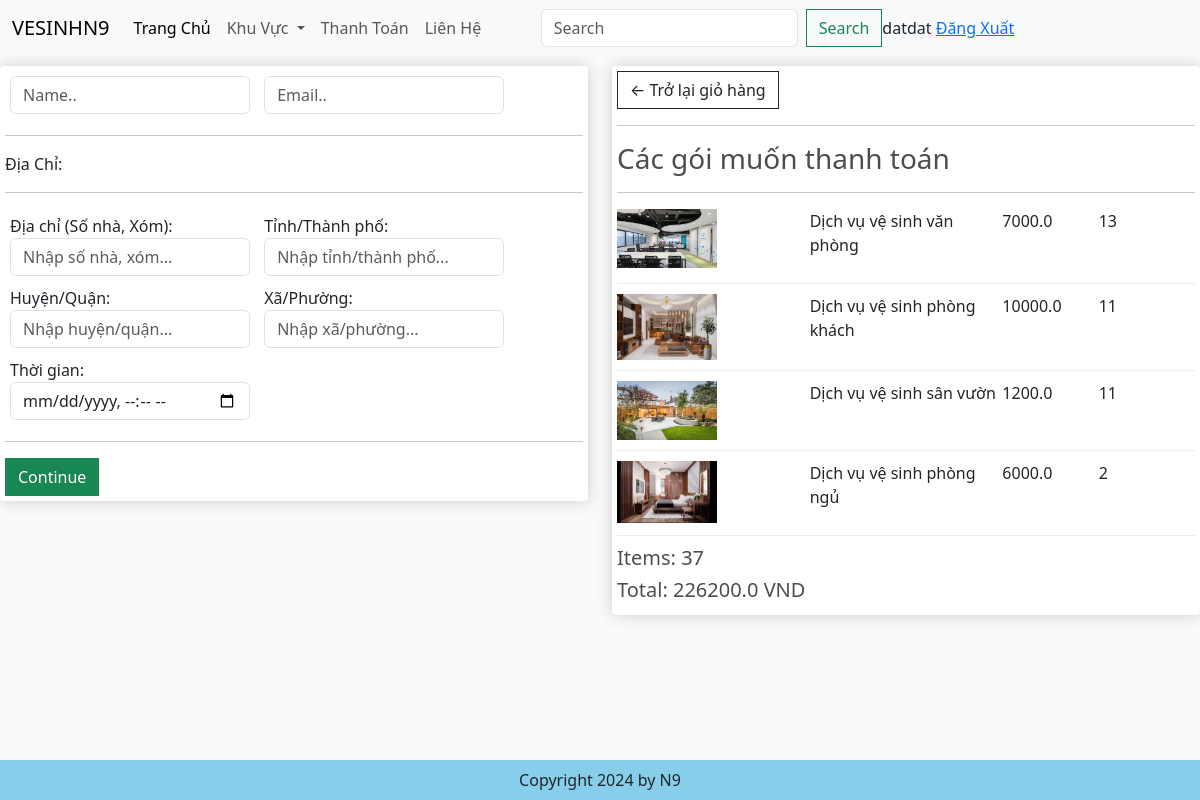
Screenshot of /checkout/ (signed in) with the database file from the repository.
### app/models.py (models this page shows, shortened)
class Order_nhanvien(models.Model):
     nhanvien = models.ForeignKey(Nhanvien,on_delete=models.SET_NULL,null=True,blank=True)
     order = models.ForeignKey(Order,on_delete=models.SET_NULL,null=True,blank=True)
     dientich=models.IntegerField(default=0, null=True, blank=True)
     date_added = models.DateTimeField(auto_now_add=True)
     @property
     def get_total(self):
          total = float(self.nhanvien.price) * float(self.dientich)
          return total

class Nhanvien(models.Model): #sanpham
     category = models.ManyToManyField(Category, related_name='nhanvien')
     name = models.CharField(max_length=200,null=True)
     price = models.CharField(max_length=200, null=False, default="0")
     image = models.ImageField(null=True,blank=True)
     detail = models.TextField(null=True,blank=True)
     @property
     def imageurl(self):
        try:
            return self.image.url
        except ValueError:
            return ''

class Order(models.Model): #t
     customer = models.ForeignKey(User,on_delete=models.SET_NULL,null=True,blank=True)
     date_order = models.DateTimeField(auto_now_add=True)
     complete = models.BooleanField(default=False,null=True,blank=False)
     transaction_id = models.CharField(max_length=200,null=True)
     @property
     def get_cart_items(self):
        order_nhanviens = self.order_nhanvien_set.all()  # Đảm bảo là `order_nhanvien_set` chứ không phải `ordernhanvien_set`
        total_area = sum([item.dientich for item in order_nhanviens])  # Tổng diện tích
        return total_area
     @property
     def get_cart_total(self):
        order_nhanviens = self.order_nhanvien_set.all()  # Đảm bảo là `order_nhanvien_set` chứ không phải `ordernhanvien_set`
        total_value = sum([item.get_total for item in order_nhanviens])  # Tổng giá trị
        return total_value

### app/views.py (the view)
# urls.py: path('checkout/', views.checkout, name="checkout"), #thanh toán
def checkout(request):#thanh toan
    if request.user.is_authenticated:
        customer = request.user
        order, created= Order.objects.get_or_create(customer= customer,complete=False)
        items= order.order_nhanvien_set.all()
        user_not_login ="hidden"
        user_login ="show"
    else:
        items=[]
        order={'get_cart_items':0,'get_cart_total':0}
        user_not_login ="show"
        user_login ="hidden"
    context= {'items':items,'order':order, 'user_not_login':user_not_login, 'user_login':user_login}
    return render(request, 'app/checkout.html', context)

### app/templates/app/checkout.html (shortened to what this page needs)
{% extends 'app/base.html' %}
{% load static %}
{% block content_checkout %}
     <div class="row">
		<div class="col-lg-6">
			<div class="box-element" id="form-wrapper">
				<form id="form">
					<div id="user-info">
						<div class="form-field">
							<input required class="form-control" type="text" name="name" placeholder="Name..">
						</div>
						<div class="form-field">
							<input required class="form-control" type="email" name="email" placeholder="Email..">
						</div>
					</div>
					<div id="shipping-info">
						<hr>
						<p>Địa Chỉ:</p>
						<hr>
                        <div class="form-field">
                          <label for="address">Địa chỉ (Số nhà, Xóm):</label>
                          <input class="form-control" type="text" id="address" name="address" placeholder="Nhập số nhà, xóm...">
                        </div>
                        <div class="form-field">
    <label for="province">Tỉnh/Thành phố:</label>
    <input class="form-control" type="text" id="province" name="province" placeholder="Nhập tỉnh/thành phố...">
                        </div>
                        <div class="form-field">
                         <label for="district">Huyện/Quận:</label>
                         <input class="form-control" type="text" id="district" name="district" placeholder="Nhập huyện/quận...">
                        </div>
                        <div class="form-field">
                         <label for="ward">Xã/Phường:</label>
                         <input class="form-control" type="text" id="ward" name="ward" placeholder="Nhập xã/phường...">
                        </div>
                        <div class="form-field">
                         <label for="datetime">Thời gian:</label>
                         <input class="form-control" type="datetime-local" id="datetime" name="datetime">
                        </div>
					</div>
					<hr>
					<input id="form-button" class="btn btn-success btn-block" type="submit" value="Continue">
				</form>
			</div>
			<br>
		</div>
		<div class="col-lg-6">
			<div class="box-element">
				<a  class="btn btn-outline-dark" href="{% url 'cart' %}">&#x2190; Trở lại giỏ hàng</a>
				<hr>
				<h3>Các gói muốn thanh toán</h3>
				<hr>
				{% for  item in items  %}
				<div class="cart-row">
					<div style="flex:2"><img class="row-image" src="{{item.nhanvien.imageurl}}"></div>
					<div style="flex:2"><p>{{item.nhanvien.name}}</p></div>
					<div style="flex:1"><p>{{item.nhanvien.price}}</p></div>
					<div style="flex:1"><p>{{item.dientich}}</p></div>
				</div>
				{% endfor %}
				<h5>Items:  {{order.get_cart_items}}</h5>
				<h5>Total:  {{order.get_cart_total}} VND</h5>
			</div>
		</div>
	</div>
{% endblock content_checkout %}

### app/templates/app/base.html (shortened to what this page needs)
{% load static %}
<!DOCTYPE html>
<html>
    <head>
        <link href="https://cdn.jsdelivr.net/npm/bootstrap@5.3.3/dist/css/bootstrap.min.css" rel="stylesheet">
        <link href-"{% static 'app/css/style.css' %}" rel="stylesheet" />
        <link href-"{% static 'app/css/owl.carousel.min.css' %}" rel="stylesheet" />
        <link href-"{% static 'app/css/all.min.css' %}" rel="stylesheet" />
        <link rel="stylesheet" type="text/css" href="{% static 'app/css/main.css' %}">
        <link rel="stylesheet" href="">
    </head>
    <body>
        <nav class="navbar navbar-expand-lg bg-body-tertiary">
            <div class="container-fluid">
              <a class="navbar-brand" href="{% url 'home' %}">VESINHN9</a>
              <div class="collapse navbar-collapse" id="navbarSupportedContent">
                <ul class="navbar-nav me-auto mb-2 mb-lg-0">
                  <li class="nav-item">
                    <a class="nav-link active" aria-current="page" href="{% url 'home' %}">Trang Chủ</a>
                  </li>
                  <li class="nav-item dropdown">
                    <a class="nav-link dropdown-toggle" href="#" role="button" data-bs-toggle="dropdown" aria-expanded="false">
                      Khu Vực
                    </a>
                  </li>
                  <li class="nav-item">
                    <a class="nav-link" href="{% url 'cart' %}">Thanh Toán </a>
                  </li>
                  <li class="nav-item">
                    <a class="nav-link " href="#">Liên Hệ </a>
                  </li>
                </ul>
                <form class="d-flex" role="search" method = POST action ="{% url 'search' %}">
                  <input class="form-control me-2" type="search" placeholder="Search" aria-label="Search" name = "searched">
                  <button class="btn btn-outline-success" type="submit">Search</button>
                </form>
                <div class="form-inline my-2 my-lg-0" style ="visibility: {{user_login}}">
                  <span> {{request.user}} </span>
                  <span><a href= '{% url 'logout'%}'> Đăng Xuất </span>
                </div>
          </nav>
          {% block content_checkout %}{% endblock content_checkout %}
          <footer class="container-fluid text-center fixed-bottom p-2 mt-5" style="background-color: skyblue;">
            Copyright 2024 by N9
          </footer>
    </body>
</html>

### app/static/app/css/main.css (style rules this page uses)
body { background-color: hsl(0, 0%, 98%); }
h1,h2,h3,h4,h5,h6 { color:hsl(0, 0%, 30%); }
.box-element { box-shadow:hsl(0, 0%, 80%) 0 0 16px; background-color: #fff; border-radius: 4px; padding: 5px; }
.col-lg-3, .col-lg-4, .col-lg-6, .col-lg-8, .col-lg-12 { margin-top: 10px; }
.btn { border-radius: 0; }
.row-image { width: 100px; }
.form-field { width:250px; display: inline-block; padding: 5px; }
.cart-row { display: flex; align-items: flex-stretch; padding-bottom: 10px; margin-bottom: 10px; border-bottom: 1px solid #ececec; }

### rows the page displays
Order_nhanvien: nhanvien.imageurl (picture), nhanvien.name "Dịch vụ vệ sinh văn phòng", nhanvien.price "7000.0", dientich "13"
Order_nhanvien: nhanvien.imageurl (picture), nhanvien.name "Dịch vụ vệ sinh phòng khách", nhanvien.price "10000.0", dientich "11"
Order_nhanvien: nhanvien.imageurl (picture), nhanvien.name "Dịch vụ vệ sinh sân vườn", nhanvien.price "1200.0", dientich "11"
Order_nhanvien: nhanvien.imageurl (picture), nhanvien.name "Dịch vụ vệ sinh phòng ngủ", nhanvien.price "6000.0", dientich "2"
Order: get_cart_items "37", get_cart_total "226200.0"

### other values shown
{{ request.user }} "datdat"
